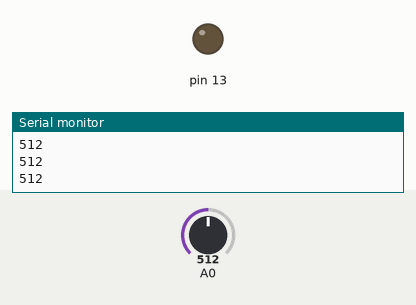
Simulated run of this sketch. Board: Arduino Uno, built with avr-gcc and run on an emulated ATmega328P. Shown: output pins drawn as LEDs (lit = HIGH), the last lines printed to the serial monitor. The inputs (shaded band) are chosen by the test bench; at power-on: A0 = 512.

Above: at 1.2 s.
1.3 s: A0 set to 793
2.8 s: A0 set to 818
At 4.0 s:
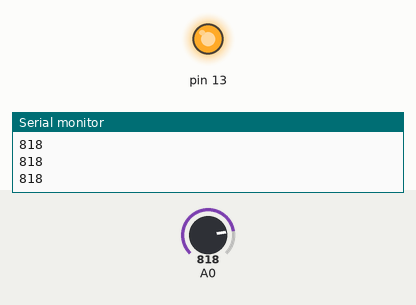
4.3 s: A0 set to 790
At 5.1 s:
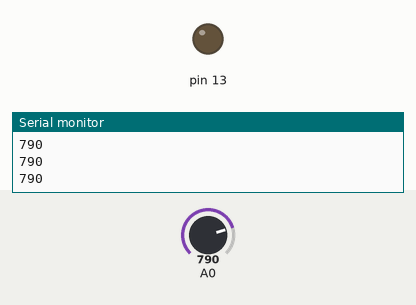
5.8 s: A0 set to 810
At 6.3 s:
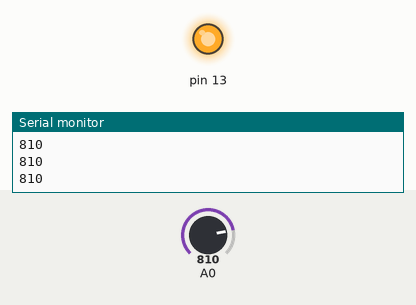
Timing chart, 0 to 8.3 s (numbered marks = the images above; inputs shaded):
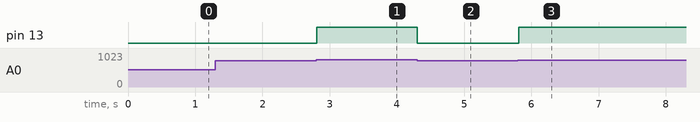

The sketch:

frantic_inari_maimu1.ino
```cpp
// C++ code
//
const int dry_threshold = 800;
const int wet_threshold = 300;
int moisture_sensor = 0;
void setup()
{
  pinMode(A0, INPUT);
  Serial.begin(9600);
  pinMode(13, OUTPUT);
}

void loop()
{
  moisture_sensor = analogRead(A0);
  Serial.println(moisture_sensor);
  //moisture_sensor <= wet_threshold
  if(moisture_sensor >= dry_threshold){
    digitalWrite(13,HIGH);
  }
  else{
        digitalWrite(13,LOW);
  }
}
```

Measured:
- the behaviour switches between 799 and 800 on A0 (found by bisection; images 0 and 1)
- after the input at 2.8 s, pin 13: LOW → HIGH at once
- after the input at 4.3 s, pin 13: HIGH → LOW at once
- after the input at 5.8 s, pin 13: LOW → HIGH at once
